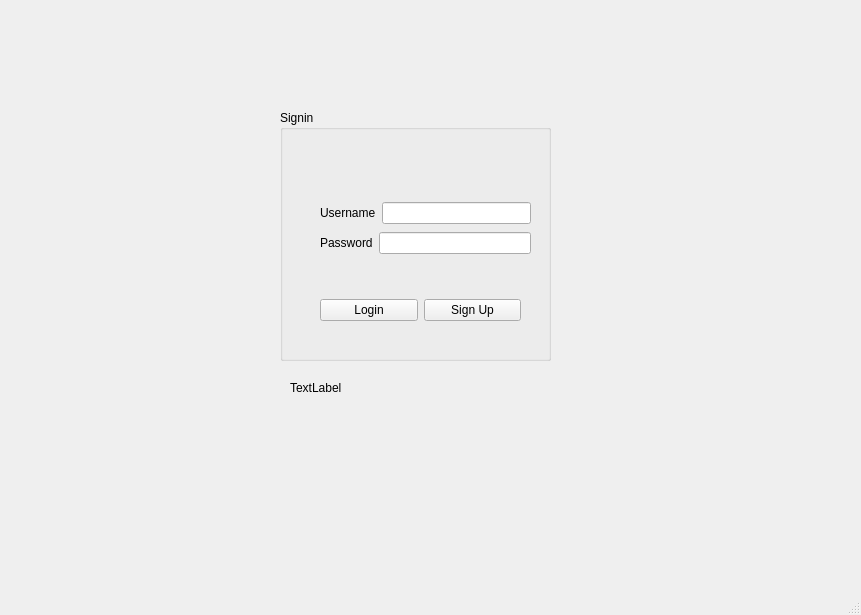
<?xml version="1.0" encoding="UTF-8"?>
<ui version="4.0">
 <class>MainWindow</class>
 <widget class="QMainWindow" name="MainWindow">
  <property name="geometry">
   <rect>
    <x>0</x>
    <y>0</y>
    <width>861</width>
    <height>615</height>
   </rect>
  </property>
  <property name="windowTitle">
   <string>MainWindow</string>
  </property>
  <widget class="QWidget" name="centralwidget">
   <widget class="QLabel" name="label">
    <property name="geometry">
     <rect>
      <x>290</x>
      <y>380</y>
      <width>241</width>
      <height>16</height>
     </rect>
    </property>
    <property name="text">
     <string>TextLabel</string>
    </property>
   </widget>
   <widget class="QGroupBox" name="groupBox">
    <property name="geometry">
     <rect>
      <x>280</x>
      <y>110</y>
      <width>271</width>
      <height>251</height>
     </rect>
    </property>
    <property name="title">
     <string>Signin</string>
    </property>
    <widget class="QWidget" name="layoutWidget">
     <property name="geometry">
      <rect>
       <x>40</x>
       <y>90</y>
       <width>211</width>
       <height>26</height>
      </rect>
     </property>
     <layout class="QHBoxLayout" name="horizontalLayout">
      <item>
       <widget class="QLabel" name="label_2">
        <property name="text">
         <string>Username</string>
        </property>
       </widget>
      </item>
      <item>
       <widget class="QLineEdit" name="lineEdit_Username"/>
      </item>
     </layout>
    </widget>
    <widget class="QWidget" name="layoutWidget">
     <property name="geometry">
      <rect>
       <x>40</x>
       <y>120</y>
       <width>211</width>
       <height>26</height>
      </rect>
     </property>
     <layout class="QHBoxLayout" name="horizontalLayout_2">
      <item>
       <widget class="QLabel" name="label_3">
        <property name="text">
         <string>Password</string>
        </property>
       </widget>
      </item>
      <item>
       <widget class="QLineEdit" name="lineEdit_2_Password">
        <property name="echoMode">
         <enum>QLineEdit::Password</enum>
        </property>
       </widget>
      </item>
     </layout>
    </widget>
    <widget class="QWidget" name="layoutWidget">
     <property name="geometry">
      <rect>
       <x>40</x>
       <y>170</y>
       <width>201</width>
       <height>61</height>
      </rect>
     </property>
     <layout class="QHBoxLayout" name="horizontalLayout_3">
      <item>
       <widget class="QPushButton" name="pushButton">
        <property name="text">
         <string>Login</string>
        </property>
       </widget>
      </item>
      <item>
       <widget class="QPushButton" name="pushButton_2_Signin">
        <property name="text">
         <string>Sign Up</string>
        </property>
       </widget>
      </item>
     </layout>
    </widget>
   </widget>
  </widget>
  <widget class="QMenuBar" name="menubar">
   <property name="geometry">
    <rect>
     <x>0</x>
     <y>0</y>
     <width>861</width>
     <height>25</height>
    </rect>
   </property>
  </widget>
  <widget class="QStatusBar" name="statusbar"/>
 </widget>
 <resources/>
 <connections/>
</ui>
